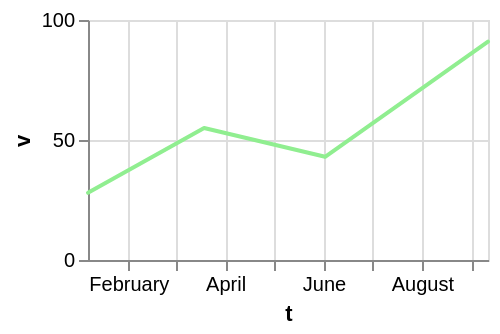

Express this chart as Vega-Lite.
### Vega-Lite specification from a JSON file in a GitHub repository (floating-point values rounded to 4 significant figures)
{"$schema": "https://vega.github.io/schema/vega-lite/v6.json", "width": 200, "height": 120, "data": {"values": [{"c": "alpha", "v": 28, "w": 3, "t": "2024-01-07"}, {"c": "beta", "v": 55, "w": 7, "t": "2024-03-19"}, {"c": "gamma", "v": 43, "w": 5, "t": "2024-06-02"}, {"c": "delta", "v": 91, "w": 9, "t": "2024-09-11"}]}, "mark": {"type": "trail", "color": "lightgreen"}, "encoding": {"x": {"field": "t", "type": "temporal"}, "y": {"field": "v", "type": "quantitative"}}}
